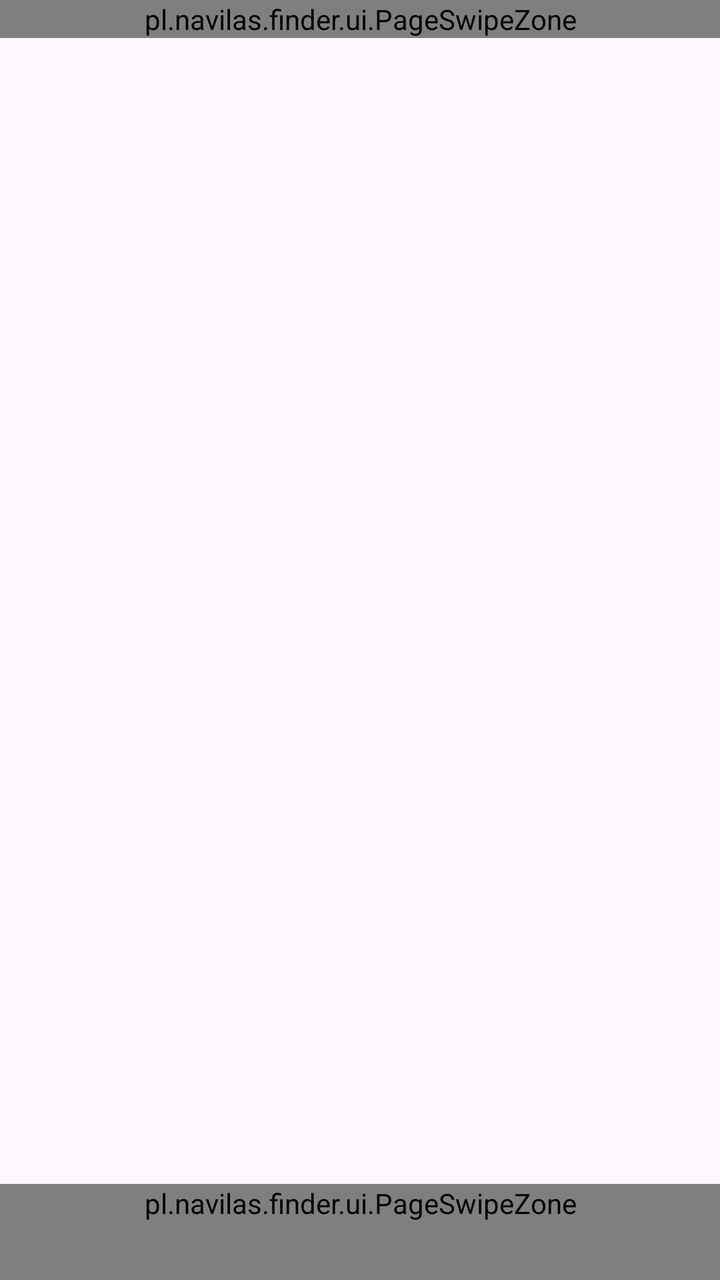
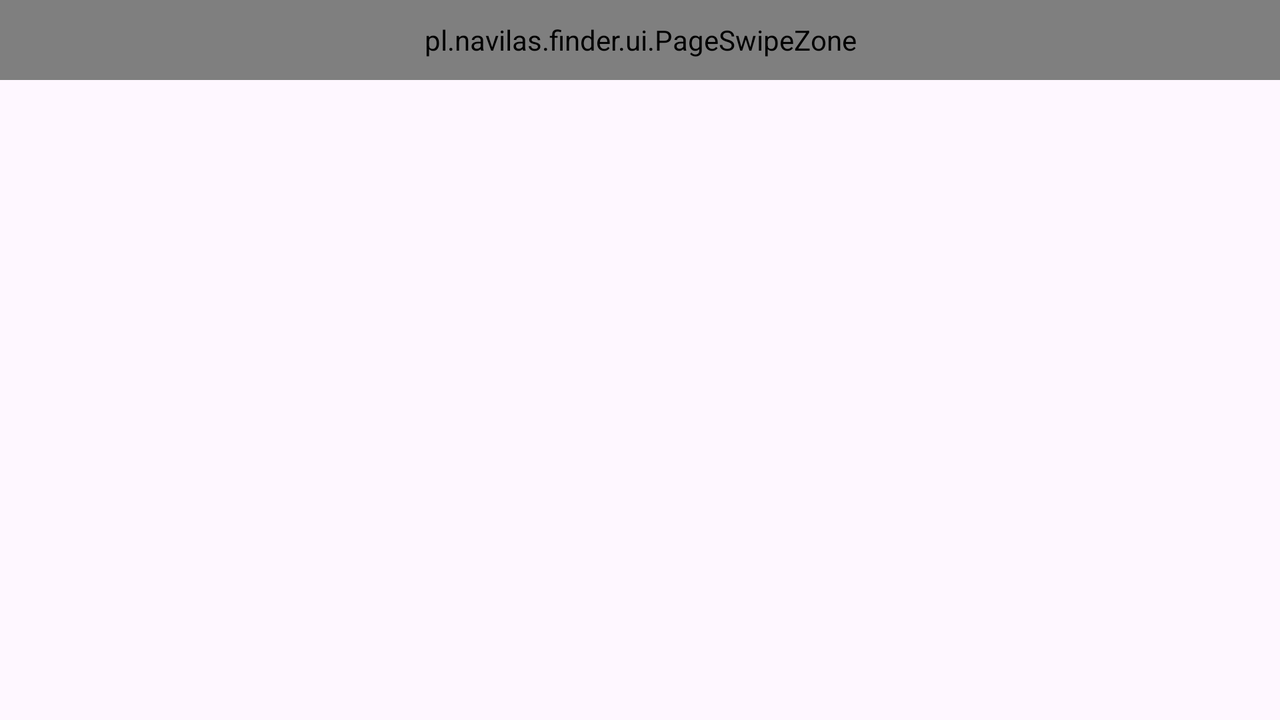

Compare how this app lays out the same screen by default and in its alternative resource folder. The renders come first, then the two layout files and the values they reference.
<!-- AndroidManifest.xml: application theme Theme.NaviLas -->
<!-- res/layout/activity_main.xml -->
<?xml version="1.0" encoding="utf-8"?>
<androidx.constraintlayout.widget.ConstraintLayout xmlns:android="http://schemas.android.com/apk/res/android"
    xmlns:app="http://schemas.android.com/apk/res-auto"
    xmlns:tools="http://schemas.android.com/tools"
    android:layout_width="match_parent"
    android:layout_height="match_parent"
    android:background="?attr/colorSurface"
    tools:context=".ui.MainActivity">

    <pl.navilas.finder.ui.PageSwipeZone
        android:id="@+id/toolbarSwipeZone"
        android:layout_width="0dp"
        android:layout_height="wrap_content"
        app:layout_constraintEnd_toEndOf="parent"
        app:layout_constraintStart_toStartOf="parent"
        app:layout_constraintTop_toTopOf="parent">

        <com.google.android.material.appbar.MaterialToolbar
            android:id="@+id/toolbar"
            android:layout_width="match_parent"
            android:layout_height="wrap_content"
            android:background="@color/toolbar_green"
            android:theme="@style/ThemeOverlay.Material3.Dark.ActionBar"
            app:popupTheme="@style/Theme.NaviLas.ToolbarPopup"
            app:menu="@menu/main_toolbar"
            app:contentInsetStartWithNavigation="8dp"
            app:logo="@drawable/ic_toolbar_logo"
            app:logoDescription="@string/app_name"
            app:title="@string/app_name" />
    </pl.navilas.finder.ui.PageSwipeZone>

    <androidx.viewpager2.widget.ViewPager2
        android:id="@+id/pager"
        android:layout_width="0dp"
        android:layout_height="0dp"
        app:layout_constraintBottom_toTopOf="@id/pageIndicatorBar"
        app:layout_constraintEnd_toEndOf="parent"
        app:layout_constraintStart_toStartOf="parent"
        app:layout_constraintTop_toBottomOf="@id/toolbarSwipeZone" />

    <ProgressBar
        android:id="@+id/progress"
        style="?android:attr/progressBarStyleHorizontal"
        android:layout_width="0dp"
        android:layout_height="wrap_content"
        android:indeterminate="true"
        android:visibility="gone"
        app:layout_constraintEnd_toEndOf="parent"
        app:layout_constraintStart_toStartOf="parent"
        app:layout_constraintTop_toBottomOf="@id/toolbarSwipeZone" />

    <pl.navilas.finder.ui.PageSwipeZone
        android:id="@+id/pageIndicatorBar"
        android:layout_width="0dp"
        android:layout_height="wrap_content"
        android:background="?attr/colorSurface"
        android:elevation="2dp"
        android:minHeight="48dp"
        app:layout_constraintBottom_toBottomOf="parent"
        app:layout_constraintEnd_toEndOf="parent"
        app:layout_constraintStart_toStartOf="parent">

        <LinearLayout
            android:layout_width="match_parent"
            android:layout_height="wrap_content"
            android:gravity="center_vertical"
            android:orientation="horizontal"
            android:paddingVertical="4dp">

            <ImageButton
                android:id="@+id/btnPagePrev"
                android:layout_width="48dp"
                android:layout_height="48dp"
                android:background="?attr/selectableItemBackgroundBorderless"
                android:contentDescription="@string/page_prev"
                android:padding="12dp"
                android:src="@drawable/ic_chevron_left" />

            <com.google.android.material.button.MaterialButtonToggleGroup
                android:id="@+id/pageTabs"
                android:layout_width="0dp"
                android:layout_height="48dp"
                android:layout_weight="1"
                app:selectionRequired="true"
                app:singleSelection="true">

                <com.google.android.material.button.MaterialButton
                    android:id="@+id/btnPageSearch"
                    style="@style/Widget.Material3.Button.TextButton"
                    android:layout_width="0dp"
                    android:layout_height="match_parent"
                    android:layout_weight="1"
                    android:insetTop="0dp"
                    android:insetBottom="0dp"
                    android:minWidth="0dp"
                    android:text="@string/page_search_short" />

                <com.google.android.material.button.MaterialButton
                    android:id="@+id/btnPageMap"
                    style="@style/Widget.Material3.Button.TextButton"
                    android:layout_width="0dp"
                    android:layout_height="match_parent"
                    android:layout_weight="1"
                    android:insetTop="0dp"
                    android:insetBottom="0dp"
                    android:minWidth="0dp"
                    android:text="@string/page_map" />

                <com.google.android.material.button.MaterialButton
                    android:id="@+id/btnPageList"
                    style="@style/Widget.Material3.Button.TextButton"
                    android:layout_width="0dp"
                    android:layout_height="match_parent"
                    android:layout_weight="1"
                    android:insetTop="0dp"
                    android:insetBottom="0dp"
                    android:minWidth="0dp"
                    android:text="@string/page_list" />
            </com.google.android.material.button.MaterialButtonToggleGroup>

            <ImageButton
                android:id="@+id/btnPageNext"
                android:layout_width="48dp"
                android:layout_height="48dp"
                android:background="?attr/selectableItemBackgroundBorderless"
                android:contentDescription="@string/page_next"
                android:padding="12dp"
                android:src="@drawable/ic_chevron_right" />
        </LinearLayout>
    </pl.navilas.finder.ui.PageSwipeZone>

</androidx.constraintlayout.widget.ConstraintLayout>
<!-- resources referenced by this layout -->
<resources>
  <color name="toolbar_green">#1B5E20</color>
  <!-- drawable ic_chevron_left (drawable) -->
  <?xml version="1.0" encoding="utf-8"?>
  <vector xmlns:android="http://schemas.android.com/apk/res/android"
      android:width="24dp"
      android:height="24dp"
      android:viewportWidth="24"
      android:viewportHeight="24">
      <path
          android:fillColor="#556655"
          android:pathData="M15.41,7.41L14,6l-6,6 6,6 1.41,-1.41L10.83,12z" />
  </vector>
  <!-- drawable ic_chevron_right (drawable) -->
  <?xml version="1.0" encoding="utf-8"?>
  <vector xmlns:android="http://schemas.android.com/apk/res/android"
      android:width="24dp"
      android:height="24dp"
      android:viewportWidth="24"
      android:viewportHeight="24">
      <path
          android:fillColor="#556655"
          android:pathData="M10,6L8.59,7.41 13.17,12l-4.58,4.59L10,18l6,-6z" />
  </vector>
  <!-- drawable ic_toolbar_logo: vector/xml drawable (drawable, 8522 chars, omitted) -->
  <string name="app_name">NaviLas</string>
  <string name="page_list">LISTA</string>
  <string name="page_map">MAPA</string>
  <string name="page_next">Następny ekran</string>
  <string name="page_prev">Poprzedni ekran</string>
  <string name="page_search_short">SZUKAJ</string>
  <style name="Theme.NaviLas.ToolbarPopup" parent="ThemeOverlay.Material3.Light">
          <item name="android:textColor">@color/black</item>
          <item name="android:textColorPrimary">@color/black</item>
          <item name="android:textColorSecondary">@color/black</item>
      </style>
  <style name="Theme.NaviLas" parent="Theme.Material3.DayNight.NoActionBar">
          <item name="colorPrimary">@color/forest_green</item>
          <item name="colorOnPrimary">@color/forest_on_primary</item>
          <item name="colorPrimaryContainer">@color/forest_container</item>
          <item name="colorOnPrimaryContainer">@color/forest_on_container</item>
          <item name="colorSecondary">@color/forest_green</item>
          <item name="colorOnSecondary">@color/forest_on_primary</item>
          <item name="colorSecondaryContainer">@color/forest_container</item>
          <item name="colorOnSecondaryContainer">@color/forest_on_container</item>
          <item name="android:statusBarColor">@color/toolbar_green</item>
          <item name="android:navigationBarColor">?attr/colorSurface</item>
          <item name="android:windowLightStatusBar">false</item>
      </style>
  <color name="black">#000000</color>
  <color name="forest_green">#1B5E20</color>
  <color name="forest_on_primary">#FFFFFF</color>
  <color name="forest_container">#C8E6C9</color>
  <color name="forest_on_container">#123815</color>
</resources>
<!-- res/layout-land/activity_main.xml (the repository's variant of the layout above) -->
<!-- drawn on the phone turned sideways -->
<?xml version="1.0" encoding="utf-8"?>
<androidx.constraintlayout.widget.ConstraintLayout xmlns:android="http://schemas.android.com/apk/res/android"
    xmlns:app="http://schemas.android.com/apk/res-auto"
    xmlns:tools="http://schemas.android.com/tools"
    android:layout_width="match_parent"
    android:layout_height="match_parent"
    android:background="?attr/colorSurface"
    tools:context=".ui.MainActivity">

    <pl.navilas.finder.ui.PageSwipeZone
        android:id="@+id/toolbarSwipeZone"
        android:layout_width="0dp"
        android:layout_height="40dp"
        app:layout_constraintEnd_toEndOf="parent"
        app:layout_constraintStart_toStartOf="parent"
        app:layout_constraintTop_toTopOf="parent">

        <LinearLayout
            android:layout_width="match_parent"
            android:layout_height="match_parent"
            android:background="@color/toolbar_green"
            android:gravity="center_vertical"
            android:orientation="horizontal">

            <com.google.android.material.appbar.MaterialToolbar
                android:id="@+id/toolbar"
                android:layout_width="wrap_content"
                android:layout_height="match_parent"
                android:background="@color/toolbar_green"
                android:minWidth="40dp"
                android:theme="@style/ThemeOverlay.Material3.Dark.ActionBar"
                app:contentInsetEnd="0dp"
                app:contentInsetStart="0dp"
                app:contentInsetStartWithNavigation="0dp"
                app:menu="@menu/main_toolbar"
                app:logo="@drawable/ic_toolbar_logo"
                app:logoDescription="@string/app_name"
                app:popupTheme="@style/Theme.NaviLas.ToolbarPopup"
                app:title=""
                app:titleEnabled="false" />

            <ImageButton
                android:id="@+id/btnPagePrev"
                android:layout_width="0dp"
                android:layout_height="0dp"
                android:contentDescription="@string/page_prev"
                android:src="@drawable/ic_chevron_left"
                android:visibility="gone" />

            <com.google.android.material.button.MaterialButtonToggleGroup
                android:id="@+id/pageTabs"
                android:layout_width="0dp"
                android:layout_height="match_parent"
                android:layout_weight="1"
                app:selectionRequired="true"
                app:singleSelection="true">

                <com.google.android.material.button.MaterialButton
                    android:id="@+id/btnPageSearch"
                    style="@style/Widget.Material3.Button.TextButton"
                    android:layout_width="0dp"
                    android:layout_height="match_parent"
                    android:layout_weight="1"
                    android:insetTop="0dp"
                    android:insetBottom="0dp"
                    android:minWidth="0dp"
                    android:text="@string/page_search_short"
                    android:textColor="#FFFFFF"
                    android:textSize="12sp" />

                <com.google.android.material.button.MaterialButton
                    android:id="@+id/btnPageMap"
                    style="@style/Widget.Material3.Button.TextButton"
                    android:layout_width="0dp"
                    android:layout_height="match_parent"
                    android:layout_weight="1"
                    android:insetTop="0dp"
                    android:insetBottom="0dp"
                    android:minWidth="0dp"
                    android:text="@string/page_map"
                    android:textColor="#FFFFFF"
                    android:textSize="12sp" />

                <com.google.android.material.button.MaterialButton
                    android:id="@+id/btnPageList"
                    style="@style/Widget.Material3.Button.TextButton"
                    android:layout_width="0dp"
                    android:layout_height="match_parent"
                    android:layout_weight="1"
                    android:insetTop="0dp"
                    android:insetBottom="0dp"
                    android:minWidth="0dp"
                    android:text="@string/page_list"
                    android:textColor="#FFFFFF"
                    android:textSize="12sp" />
            </com.google.android.material.button.MaterialButtonToggleGroup>

            <ImageButton
                android:id="@+id/btnPageNext"
                android:layout_width="0dp"
                android:layout_height="0dp"
                android:contentDescription="@string/page_next"
                android:src="@drawable/ic_chevron_right"
                android:visibility="gone" />
        </LinearLayout>
    </pl.navilas.finder.ui.PageSwipeZone>

    <androidx.viewpager2.widget.ViewPager2
        android:id="@+id/pager"
        android:layout_width="0dp"
        android:layout_height="0dp"
        app:layout_constraintBottom_toBottomOf="parent"
        app:layout_constraintEnd_toEndOf="parent"
        app:layout_constraintStart_toStartOf="parent"
        app:layout_constraintTop_toBottomOf="@id/toolbarSwipeZone" />

    <ProgressBar
        android:id="@+id/progress"
        style="?android:attr/progressBarStyleHorizontal"
        android:layout_width="0dp"
        android:layout_height="wrap_content"
        android:indeterminate="true"
        android:visibility="gone"
        app:layout_constraintEnd_toEndOf="parent"
        app:layout_constraintStart_toStartOf="parent"
        app:layout_constraintTop_toBottomOf="@id/toolbarSwipeZone" />

    
    <pl.navilas.finder.ui.PageSwipeZone
        android:id="@+id/pageIndicatorBar"
        android:layout_width="0dp"
        android:layout_height="0dp"
        android:visibility="gone"
        app:layout_constraintBottom_toBottomOf="parent"
        app:layout_constraintEnd_toEndOf="parent"
        app:layout_constraintStart_toStartOf="parent" />

</androidx.constraintlayout.widget.ConstraintLayout>
